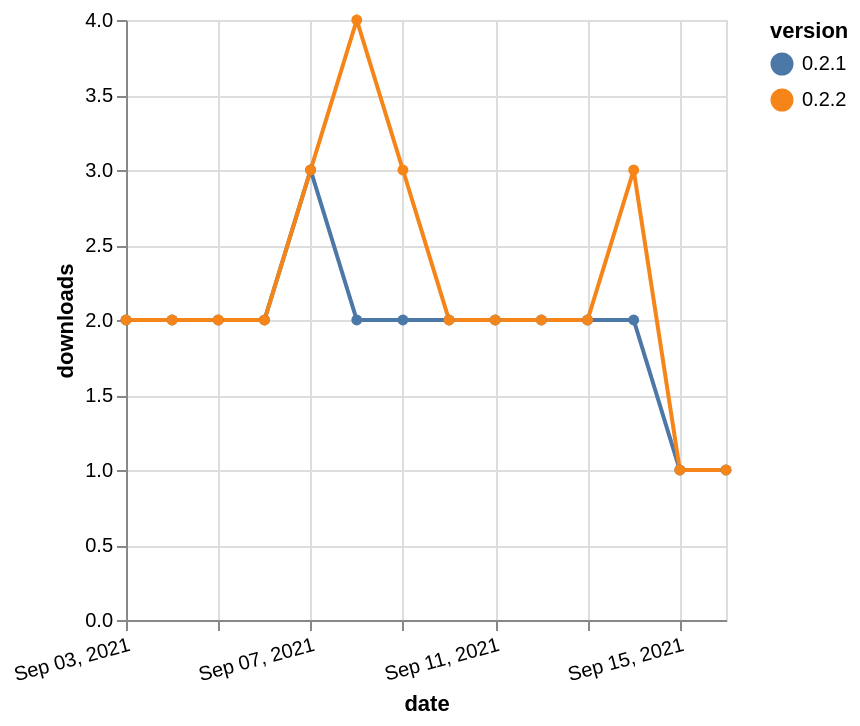

Vega-Lite specification stored for this chart:
### Vega-Lite specification from a JSON file in a GitHub repository (floating-point values rounded to 4 significant figures)
{"$schema": "https://vega.github.io/schema/vega-lite/v5.json", "description": "A simple bar chart with embedded data.", "data": {"values": [{"date": "2021-09-03", "total": 2757, "delta": 2, "version": "0.2.1"}, {"date": "2021-09-04", "total": 2759, "delta": 2, "version": "0.2.1"}, {"date": "2021-09-05", "total": 2761, "delta": 2, "version": "0.2.1"}, {"date": "2021-09-06", "total": 2763, "delta": 2, "version": "0.2.1"}, {"date": "2021-09-07", "total": 2766, "delta": 3, "version": "0.2.1"}, {"date": "2021-09-08", "total": 2768, "delta": 2, "version": "0.2.1"}, {"date": "2021-09-09", "total": 2770, "delta": 2, "version": "0.2.1"}, {"date": "2021-09-10", "total": 2772, "delta": 2, "version": "0.2.1"}, {"date": "2021-09-11", "total": 2774, "delta": 2, "version": "0.2.1"}, {"date": "2021-09-12", "total": 2776, "delta": 2, "version": "0.2.1"}, {"date": "2021-09-13", "total": 2778, "delta": 2, "version": "0.2.1"}, {"date": "2021-09-14", "total": 2780, "delta": 2, "version": "0.2.1"}, {"date": "2021-09-15", "total": 2781, "delta": 1, "version": "0.2.1"}, {"date": "2021-09-16", "total": 2782, "delta": 1, "version": "0.2.1"}, {"date": "2021-09-03", "total": 3381, "delta": 2, "version": "0.2.2"}, {"date": "2021-09-04", "total": 3383, "delta": 2, "version": "0.2.2"}, {"date": "2021-09-05", "total": 3385, "delta": 2, "version": "0.2.2"}, {"date": "2021-09-06", "total": 3387, "delta": 2, "version": "0.2.2"}, {"date": "2021-09-07", "total": 3390, "delta": 3, "version": "0.2.2"}, {"date": "2021-09-08", "total": 3394, "delta": 4, "version": "0.2.2"}, {"date": "2021-09-09", "total": 3397, "delta": 3, "version": "0.2.2"}, {"date": "2021-09-10", "total": 3399, "delta": 2, "version": "0.2.2"}, {"date": "2021-09-11", "total": 3401, "delta": 2, "version": "0.2.2"}, {"date": "2021-09-12", "total": 3403, "delta": 2, "version": "0.2.2"}, {"date": "2021-09-13", "total": 3405, "delta": 2, "version": "0.2.2"}, {"date": "2021-09-14", "total": 3408, "delta": 3, "version": "0.2.2"}, {"date": "2021-09-15", "total": 3409, "delta": 1, "version": "0.2.2"}, {"date": "2021-09-16", "total": 3410, "delta": 1, "version": "0.2.2"}]}, "width": "container", "mark": {"type": "line", "point": {"filled": true}}, "encoding": {"x": {"field": "date", "type": "temporal", "timeUnit": "yearmonthdate", "title": "date", "axis": {"labelAngle": -15}}, "y": {"field": "delta", "type": "quantitative", "title": "downloads"}, "color": {"field": "version", "type": "nominal"}, "tooltip": {"field": "delta"}}}
